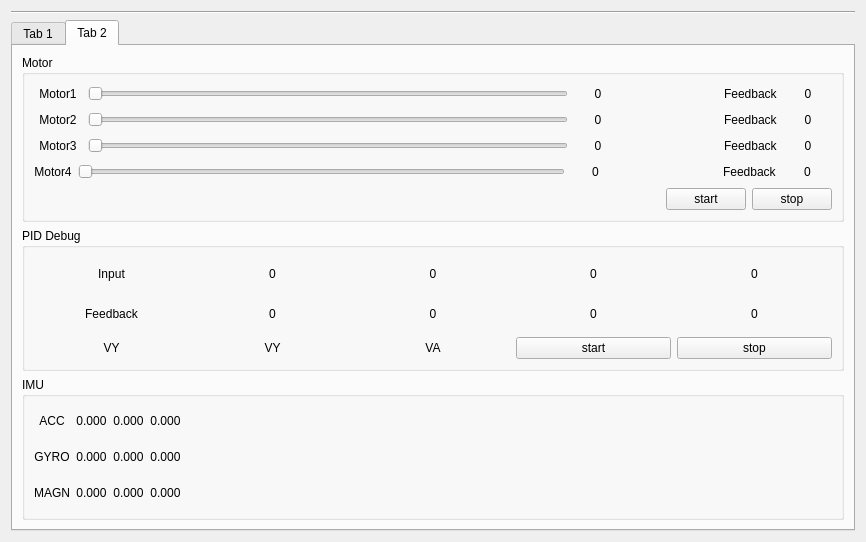
<?xml version="1.0" encoding="UTF-8"?>
<ui version="4.0">
 <class>pb</class>
 <widget class="QWidget" name="pb">
  <property name="geometry">
   <rect>
    <x>0</x>
    <y>0</y>
    <width>866</width>
    <height>542</height>
   </rect>
  </property>
  <property name="windowTitle">
   <string>PIBOT Test Tool</string>
  </property>
  <layout class="QGridLayout" name="gridLayout_2" rowstretch="1,0">
   <item row="0" column="0">
    <widget class="Line" name="line_5">
     <property name="orientation">
      <enum>Qt::Horizontal</enum>
     </property>
    </widget>
   </item>
   <item row="1" column="0">
    <widget class="QTabWidget" name="tabWidget">
     <property name="currentIndex">
      <number>1</number>
     </property>
     <widget class="QWidget" name="tab_3">
      <attribute name="title">
       <string>Tab 1</string>
      </attribute>
      <layout class="QVBoxLayout" name="verticalLayout_3">
       <item>
        <layout class="QHBoxLayout" name="horizontalLayout_25" stretch="0,0">
         <item>
          <layout class="QHBoxLayout" name="horizontalLayout_5" stretch="0,1,0,8">
           <property name="leftMargin">
            <number>10</number>
           </property>
           <item>
            <widget class="QLabel" name="label_2">
             <property name="text">
              <string>Model Name</string>
             </property>
            </widget>
           </item>
           <item>
            <spacer name="horizontalSpacer_3">
             <property name="orientation">
              <enum>Qt::Horizontal</enum>
             </property>
             <property name="sizeHint" stdset="0">
              <size>
               <width>40</width>
               <height>20</height>
              </size>
             </property>
            </spacer>
           </item>
           <item>
            <widget class="QComboBox" name="combox_model"/>
           </item>
           <item>
            <spacer name="horizontalSpacer">
             <property name="orientation">
              <enum>Qt::Horizontal</enum>
             </property>
             <property name="sizeHint" stdset="0">
              <size>
               <width>40</width>
               <height>20</height>
              </size>
             </property>
            </spacer>
           </item>
          </layout>
         </item>
         <item>
          <layout class="QHBoxLayout" name="horizontalLayout_6" stretch="0,1,8,8">
           <property name="leftMargin">
            <number>10</number>
           </property>
           <item>
            <widget class="QLabel" name="label_3">
             <property name="text">
              <string>IMU Type</string>
             </property>
            </widget>
           </item>
           <item>
            <spacer name="horizontalSpacer_4">
             <property name="orientation">
              <enum>Qt::Horizontal</enum>
             </property>
             <property name="sizeHint" stdset="0">
              <size>
               <width>40</width>
               <height>20</height>
              </size>
             </property>
            </spacer>
           </item>
           <item>
            <widget class="QComboBox" name="combox_imu_type"/>
           </item>
           <item>
            <spacer name="horizontalSpacer_2">
             <property name="orientation">
              <enum>Qt::Horizontal</enum>
             </property>
             <property name="sizeHint" stdset="0">
              <size>
               <width>40</width>
               <height>20</height>
              </size>
             </property>
            </spacer>
           </item>
          </layout>
         </item>
        </layout>
       </item>
       <item>
        <widget class="Line" name="line_2">
         <property name="orientation">
          <enum>Qt::Horizontal</enum>
         </property>
        </widget>
       </item>
       <item>
        <layout class="QVBoxLayout" name="verticalLayout_2">
         <item>
          <layout class="QGridLayout" name="gridLayout">
           <item row="1" column="1">
            <layout class="QHBoxLayout" name="horizontalLayout">
             <property name="leftMargin">
              <number>10</number>
             </property>
             <property name="rightMargin">
              <number>10</number>
             </property>
             <item>
              <widget class="QLabel" name="label_6">
               <property name="text">
                <string>MotorRatio</string>
               </property>
              </widget>
             </item>
             <item>
              <widget class="QSlider" name="slider_motor_ratio">
               <property name="orientation">
                <enum>Qt::Horizontal</enum>
               </property>
              </widget>
             </item>
             <item>
              <widget class="QLabel" name="label_motor_ratio">
               <property name="text">
                <string>0</string>
               </property>
              </widget>
             </item>
            </layout>
           </item>
           <item row="0" column="0">
            <layout class="QHBoxLayout" name="horizontalLayout_3" stretch="0,16,0">
             <property name="leftMargin">
              <number>10</number>
             </property>
             <property name="rightMargin">
              <number>10</number>
             </property>
             <item>
              <widget class="QLabel" name="label">
               <property name="text">
                <string>Diameter</string>
               </property>
              </widget>
             </item>
             <item>
              <widget class="QSlider" name="slider_wheel_diameter">
               <property name="orientation">
                <enum>Qt::Horizontal</enum>
               </property>
              </widget>
             </item>
             <item>
              <widget class="QLabel" name="label_wheel_diameter">
               <property name="text">
                <string>0</string>
               </property>
              </widget>
             </item>
            </layout>
           </item>
           <item row="1" column="0">
            <layout class="QHBoxLayout" name="horizontalLayout_4" stretch="0,16,0">
             <property name="leftMargin">
              <number>10</number>
             </property>
             <property name="rightMargin">
              <number>10</number>
             </property>
             <item>
              <widget class="QLabel" name="label_4">
               <property name="text">
                <string>Encoder</string>
               </property>
              </widget>
             </item>
             <item>
              <widget class="QSlider" name="slider_encoder">
               <property name="orientation">
                <enum>Qt::Horizontal</enum>
               </property>
              </widget>
             </item>
             <item>
              <widget class="QLabel" name="label_encoder_res">
               <property name="text">
                <string>0</string>
               </property>
              </widget>
             </item>
            </layout>
           </item>
           <item row="0" column="1">
            <layout class="QHBoxLayout" name="horizontalLayout_2">
             <property name="leftMargin">
              <number>10</number>
             </property>
             <property name="rightMargin">
              <number>10</number>
             </property>
             <item>
              <widget class="QLabel" name="label_5">
               <property name="text">
                <string>WheelTrack</string>
               </property>
              </widget>
             </item>
             <item>
              <widget class="QSlider" name="slider_wheel_track">
               <property name="orientation">
                <enum>Qt::Horizontal</enum>
               </property>
              </widget>
             </item>
             <item>
              <widget class="QLabel" name="label_wheel_track">
               <property name="text">
                <string>0</string>
               </property>
              </widget>
             </item>
            </layout>
           </item>
          </layout>
         </item>
        </layout>
       </item>
       <item>
        <widget class="Line" name="line_3">
         <property name="orientation">
          <enum>Qt::Horizontal</enum>
         </property>
        </widget>
       </item>
       <item>
        <layout class="QVBoxLayout" name="verticalLayout">
         <item>
          <widget class="QGroupBox" name="groupBox">
           <property name="autoFillBackground">
            <bool>false</bool>
           </property>
           <property name="title">
            <string>Reverse Direction Flag</string>
           </property>
           <property name="flat">
            <bool>false</bool>
           </property>
           <layout class="QVBoxLayout" name="verticalLayout_4">
            <item>
             <layout class="QHBoxLayout" name="horizontalLayout_26">
              <item>
               <layout class="QGridLayout" name="gridLayout_4">
                <property name="leftMargin">
                 <number>5</number>
                </property>
                <item row="0" column="0">
                 <widget class="QCheckBox" name="checkBox_motor1">
                  <property name="text">
                   <string>Motor1 </string>
                  </property>
                 </widget>
                </item>
                <item row="0" column="1">
                 <widget class="QCheckBox" name="checkBox_motor2">
                  <property name="text">
                   <string>Motor2</string>
                  </property>
                 </widget>
                </item>
                <item row="0" column="2">
                 <widget class="QCheckBox" name="checkBox_motor3">
                  <property name="text">
                   <string>Motor3</string>
                  </property>
                 </widget>
                </item>
                <item row="0" column="3">
                 <widget class="QCheckBox" name="checkBox_motor4">
                  <property name="text">
                   <string>Motor4</string>
                  </property>
                 </widget>
                </item>
                <item row="0" column="4">
                 <widget class="QCheckBox" name="checkBox_encoder1">
                  <property name="text">
                   <string>Encoder1</string>
                  </property>
                 </widget>
                </item>
                <item row="0" column="5">
                 <widget class="QCheckBox" name="checkBox_encoder2">
                  <property name="text">
                   <string>Encoder2</string>
                  </property>
                 </widget>
                </item>
                <item row="0" column="6">
                 <widget class="QCheckBox" name="checkBox_encoder3">
                  <property name="text">
                   <string>Encoder3</string>
                  </property>
                 </widget>
                </item>
                <item row="0" column="7">
                 <widget class="QCheckBox" name="checkBox_encoder4">
                  <property name="text">
                   <string>Encoder4</string>
                  </property>
                 </widget>
                </item>
               </layout>
              </item>
             </layout>
            </item>
           </layout>
          </widget>
         </item>
        </layout>
       </item>
       <item>
        <layout class="QHBoxLayout" name="horizontalLayout_24">
         <item>
          <widget class="QGroupBox" name="groupBox_3">
           <property name="title">
            <string>PID</string>
           </property>
           <layout class="QGridLayout" name="gridLayout_5">
            <item row="2" column="0">
             <layout class="QHBoxLayout" name="horizontalLayout_20">
              <property name="leftMargin">
               <number>10</number>
              </property>
              <item>
               <widget class="QLabel" name="label_16">
                <property name="text">
                 <string>KI</string>
                </property>
               </widget>
              </item>
              <item>
               <widget class="QSlider" name="slider_ki">
                <property name="orientation">
                 <enum>Qt::Horizontal</enum>
                </property>
               </widget>
              </item>
              <item>
               <widget class="QLabel" name="label_ki">
                <property name="text">
                 <string>0</string>
                </property>
               </widget>
              </item>
             </layout>
            </item>
            <item row="3" column="0">
             <layout class="QHBoxLayout" name="horizontalLayout_21">
              <property name="leftMargin">
               <number>10</number>
              </property>
              <item>
               <widget class="QLabel" name="label_17">
                <property name="text">
                 <string>KD</string>
                </property>
               </widget>
              </item>
              <item>
               <widget class="QSlider" name="slider_kd">
                <property name="orientation">
                 <enum>Qt::Horizontal</enum>
                </property>
               </widget>
              </item>
              <item>
               <widget class="QLabel" name="label_kd">
                <property name="text">
                 <string>0</string>
                </property>
               </widget>
              </item>
             </layout>
            </item>
            <item row="1" column="0">
             <layout class="QHBoxLayout" name="horizontalLayout_22">
              <property name="leftMargin">
               <number>10</number>
              </property>
              <item>
               <widget class="QLabel" name="label_15">
                <property name="text">
                 <string>KP</string>
                </property>
               </widget>
              </item>
              <item>
               <widget class="QSlider" name="slider_kp">
                <property name="orientation">
                 <enum>Qt::Horizontal</enum>
                </property>
               </widget>
              </item>
              <item>
               <widget class="QLabel" name="label_kp">
                <property name="text">
                 <string>0</string>
                </property>
               </widget>
              </item>
             </layout>
            </item>
            <item row="4" column="0">
             <layout class="QHBoxLayout" name="horizontalLayout_23">
              <property name="leftMargin">
               <number>10</number>
              </property>
              <item>
               <widget class="QLabel" name="label_18">
                <property name="text">
                 <string>KO</string>
                </property>
               </widget>
              </item>
              <item>
               <widget class="QSlider" name="slider_ko">
                <property name="orientation">
                 <enum>Qt::Horizontal</enum>
                </property>
               </widget>
              </item>
              <item>
               <widget class="QLabel" name="label_ko">
                <property name="text">
                 <string>0</string>
                </property>
               </widget>
              </item>
             </layout>
            </item>
            <item row="0" column="0">
             <layout class="QHBoxLayout" name="horizontalLayout_15">
              <property name="leftMargin">
               <number>10</number>
              </property>
              <item>
               <widget class="QLabel" name="label_19">
                <property name="text">
                 <string>Interval</string>
                </property>
               </widget>
              </item>
              <item>
               <widget class="QSlider" name="slider_pid_interval">
                <property name="orientation">
                 <enum>Qt::Horizontal</enum>
                </property>
               </widget>
              </item>
              <item>
               <widget class="QLabel" name="label_pid_interval">
                <property name="text">
                 <string>0</string>
                </property>
               </widget>
              </item>
             </layout>
            </item>
           </layout>
          </widget>
         </item>
         <item>
          <widget class="QGroupBox" name="groupBox_2">
           <property name="title">
            <string>Speed Limit</string>
           </property>
           <layout class="QGridLayout" name="gridLayout_3">
            <item row="3" column="0">
             <layout class="QHBoxLayout" name="horizontalLayout_17">
              <property name="leftMargin">
               <number>10</number>
              </property>
              <item>
               <widget class="QLabel" name="label_22">
                <property name="text">
                 <string>VY</string>
                </property>
               </widget>
              </item>
              <item>
               <widget class="QSlider" name="slider_vy_max">
                <property name="orientation">
                 <enum>Qt::Horizontal</enum>
                </property>
               </widget>
              </item>
              <item>
               <widget class="QLabel" name="label_vy_max">
                <property name="text">
                 <string>0</string>
                </property>
               </widget>
              </item>
             </layout>
            </item>
            <item row="2" column="0">
             <layout class="QHBoxLayout" name="horizontalLayout_18">
              <property name="leftMargin">
               <number>10</number>
              </property>
              <item>
               <widget class="QLabel" name="label_21">
                <property name="text">
                 <string>VX</string>
                </property>
               </widget>
              </item>
              <item>
               <widget class="QSlider" name="slider_vx_max">
                <property name="orientation">
                 <enum>Qt::Horizontal</enum>
                </property>
               </widget>
              </item>
              <item>
               <widget class="QLabel" name="label_vx_max">
                <property name="text">
                 <string>0</string>
                </property>
               </widget>
              </item>
             </layout>
            </item>
            <item row="4" column="0">
             <layout class="QHBoxLayout" name="horizontalLayout_19">
              <property name="leftMargin">
               <number>10</number>
              </property>
              <item>
               <widget class="QLabel" name="label_23">
                <property name="text">
                 <string>VA</string>
                </property>
               </widget>
              </item>
              <item>
               <widget class="QSlider" name="slider_va_max">
                <property name="orientation">
                 <enum>Qt::Horizontal</enum>
                </property>
               </widget>
              </item>
              <item>
               <widget class="QLabel" name="label_va_max">
                <property name="text">
                 <string>0</string>
                </property>
               </widget>
              </item>
             </layout>
            </item>
            <item row="1" column="0">
             <layout class="QHBoxLayout" name="horizontalLayout_16">
              <property name="leftMargin">
               <number>10</number>
              </property>
              <item>
               <widget class="QLabel" name="label_20">
                <property name="text">
                 <string>CMD Time</string>
                </property>
               </widget>
              </item>
              <item>
               <widget class="QSlider" name="slider_cmd_lasttime">
                <property name="orientation">
                 <enum>Qt::Horizontal</enum>
                </property>
               </widget>
              </item>
              <item>
               <widget class="QLabel" name="label_cmd_lasttime">
                <property name="text">
                 <string>0</string>
                </property>
               </widget>
              </item>
             </layout>
            </item>
           </layout>
          </widget>
         </item>
        </layout>
       </item>
       <item>
        <widget class="Line" name="line_4">
         <property name="orientation">
          <enum>Qt::Horizontal</enum>
         </property>
        </widget>
       </item>
       <item>
        <layout class="QHBoxLayout" name="horizontalLayout_29" stretch="20,3,1,3,1,3,1,3,1">
         <item>
          <spacer name="horizontalSpacer_5">
           <property name="orientation">
            <enum>Qt::Horizontal</enum>
           </property>
           <property name="sizeHint" stdset="0">
            <size>
             <width>40</width>
             <height>20</height>
            </size>
           </property>
          </spacer>
         </item>
         <item>
          <widget class="QComboBox" name="comboBox_support_model"/>
         </item>
         <item>
          <spacer name="horizontalSpacer_7">
           <property name="orientation">
            <enum>Qt::Horizontal</enum>
           </property>
           <property name="sizeHint" stdset="0">
            <size>
             <width>40</width>
             <height>20</height>
            </size>
           </property>
          </spacer>
         </item>
         <item>
          <widget class="QPushButton" name="pushButton_load">
           <property name="text">
            <string>Load</string>
           </property>
          </widget>
         </item>
         <item>
          <spacer name="horizontalSpacer_9">
           <property name="orientation">
            <enum>Qt::Horizontal</enum>
           </property>
           <property name="sizeHint" stdset="0">
            <size>
             <width>40</width>
             <height>20</height>
            </size>
           </property>
          </spacer>
         </item>
         <item>
          <widget class="QPushButton" name="pushButton_set">
           <property name="text">
            <string>Set</string>
           </property>
          </widget>
         </item>
         <item>
          <spacer name="horizontalSpacer_8">
           <property name="orientation">
            <enum>Qt::Horizontal</enum>
           </property>
           <property name="sizeHint" stdset="0">
            <size>
             <width>40</width>
             <height>20</height>
            </size>
           </property>
          </spacer>
         </item>
         <item>
          <widget class="QPushButton" name="pushButton_read">
           <property name="text">
            <string>Read</string>
           </property>
          </widget>
         </item>
         <item>
          <spacer name="horizontalSpacer_6">
           <property name="orientation">
            <enum>Qt::Horizontal</enum>
           </property>
           <property name="sizeHint" stdset="0">
            <size>
             <width>40</width>
             <height>20</height>
            </size>
           </property>
          </spacer>
         </item>
        </layout>
       </item>
      </layout>
     </widget>
     <widget class="QWidget" name="tab_4">
      <attribute name="title">
       <string>Tab 2</string>
      </attribute>
      <layout class="QVBoxLayout" name="verticalLayout_6">
       <item>
        <widget class="QGroupBox" name="groupBox_4">
         <property name="title">
          <string>Motor</string>
         </property>
         <layout class="QVBoxLayout" name="verticalLayout_5" stretch="0,0,0,0,0">
          <item>
           <layout class="QHBoxLayout" name="horizontalLayout_7" stretch="1,10,1,2,1,1">
            <item>
             <widget class="QLabel" name="label_7">
              <property name="text">
               <string>Motor1</string>
              </property>
              <property name="alignment">
               <set>Qt::AlignCenter</set>
              </property>
             </widget>
            </item>
            <item>
             <widget class="QSlider" name="slider_set_pwm1">
              <property name="orientation">
               <enum>Qt::Horizontal</enum>
              </property>
             </widget>
            </item>
            <item>
             <widget class="QLabel" name="label_set_pwm1">
              <property name="text">
               <string>0</string>
              </property>
              <property name="alignment">
               <set>Qt::AlignCenter</set>
              </property>
             </widget>
            </item>
            <item>
             <spacer name="horizontalSpacer_10">
              <property name="orientation">
               <enum>Qt::Horizontal</enum>
              </property>
              <property name="sizeHint" stdset="0">
               <size>
                <width>40</width>
                <height>20</height>
               </size>
              </property>
             </spacer>
            </item>
            <item>
             <widget class="QLabel" name="label_10">
              <property name="text">
               <string>Feedback</string>
              </property>
             </widget>
            </item>
            <item>
             <widget class="QLabel" name="label_feedback1">
              <property name="text">
               <string>0</string>
              </property>
              <property name="alignment">
               <set>Qt::AlignCenter</set>
              </property>
             </widget>
            </item>
           </layout>
          </item>
          <item>
           <layout class="QHBoxLayout" name="horizontalLayout_8" stretch="1,10,1,2,1,1">
            <item>
             <widget class="QLabel" name="label_8">
              <property name="text">
               <string>Motor2</string>
              </property>
              <property name="alignment">
               <set>Qt::AlignCenter</set>
              </property>
             </widget>
            </item>
            <item>
             <widget class="QSlider" name="slider_set_pwm2">
              <property name="orientation">
               <enum>Qt::Horizontal</enum>
              </property>
             </widget>
            </item>
            <item>
             <widget class="QLabel" name="label_set_pwm2">
              <property name="text">
               <string>0</string>
              </property>
              <property name="alignment">
               <set>Qt::AlignCenter</set>
              </property>
             </widget>
            </item>
            <item>
             <spacer name="horizontalSpacer_11">
              <property name="orientation">
               <enum>Qt::Horizontal</enum>
              </property>
              <property name="sizeHint" stdset="0">
               <size>
                <width>40</width>
                <height>20</height>
               </size>
              </property>
             </spacer>
            </item>
            <item>
             <widget class="QLabel" name="label_11">
              <property name="text">
               <string>Feedback</string>
              </property>
             </widget>
            </item>
            <item>
             <widget class="QLabel" name="label_feedback2">
              <property name="text">
               <string>0</string>
              </property>
              <property name="alignment">
               <set>Qt::AlignCenter</set>
              </property>
             </widget>
            </item>
           </layout>
          </item>
          <item>
           <layout class="QHBoxLayout" name="horizontalLayout_9" stretch="1,10,1,2,1,1">
            <item>
             <widget class="QLabel" name="label_9">
              <property name="text">
               <string>Motor3</string>
              </property>
              <property name="alignment">
               <set>Qt::AlignCenter</set>
              </property>
             </widget>
            </item>
            <item>
             <widget class="QSlider" name="slider_set_pwm3">
              <property name="orientation">
               <enum>Qt::Horizontal</enum>
              </property>
             </widget>
            </item>
            <item>
             <widget class="QLabel" name="label_set_pwm3">
              <property name="text">
               <string>0</string>
              </property>
              <property name="alignment">
               <set>Qt::AlignCenter</set>
              </property>
             </widget>
            </item>
            <item>
             <spacer name="horizontalSpacer_12">
              <property name="orientation">
               <enum>Qt::Horizontal</enum>
              </property>
              <property name="sizeHint" stdset="0">
               <size>
                <width>40</width>
                <height>20</height>
               </size>
              </property>
             </spacer>
            </item>
            <item>
             <widget class="QLabel" name="label_12">
              <property name="text">
               <string>Feedback</string>
              </property>
             </widget>
            </item>
            <item>
             <widget class="QLabel" name="label_feedback3">
              <property name="text">
               <string>0</string>
              </property>
              <property name="alignment">
               <set>Qt::AlignCenter</set>
              </property>
             </widget>
            </item>
           </layout>
          </item>
          <item>
           <layout class="QHBoxLayout" name="horizontalLayout_10" stretch="0,10,1,2,1,1">
            <item>
             <widget class="QLabel" name="label_13">
              <property name="text">
               <string>Motor4</string>
              </property>
              <property name="alignment">
               <set>Qt::AlignCenter</set>
              </property>
             </widget>
            </item>
            <item>
             <widget class="QSlider" name="slider_set_pwm4">
              <property name="orientation">
               <enum>Qt::Horizontal</enum>
              </property>
             </widget>
            </item>
            <item>
             <widget class="QLabel" name="label_set_pwm4">
              <property name="text">
               <string>0</string>
              </property>
              <property name="alignment">
               <set>Qt::AlignCenter</set>
              </property>
             </widget>
            </item>
            <item>
             <spacer name="horizontalSpacer_13">
              <property name="orientation">
               <enum>Qt::Horizontal</enum>
              </property>
              <property name="sizeHint" stdset="0">
               <size>
                <width>40</width>
                <height>20</height>
               </size>
              </property>
             </spacer>
            </item>
            <item>
             <widget class="QLabel" name="label_14">
              <property name="text">
               <string>Feedback</string>
              </property>
             </widget>
            </item>
            <item>
             <widget class="QLabel" name="label_feedback4">
              <property name="text">
               <string>0</string>
              </property>
              <property name="alignment">
               <set>Qt::AlignCenter</set>
              </property>
             </widget>
            </item>
           </layout>
          </item>
          <item>
           <layout class="QHBoxLayout" name="horizontalLayout_11">
            <item>
             <spacer name="horizontalSpacer_14">
              <property name="orientation">
               <enum>Qt::Horizontal</enum>
              </property>
              <property name="sizeHint" stdset="0">
               <size>
                <width>40</width>
                <height>20</height>
               </size>
              </property>
             </spacer>
            </item>
            <item>
             <widget class="QPushButton" name="pushButton_start">
              <property name="text">
               <string>start</string>
              </property>
             </widget>
            </item>
            <item>
             <widget class="QPushButton" name="pushButton_stop">
              <property name="text">
               <string>stop</string>
              </property>
             </widget>
            </item>
           </layout>
          </item>
         </layout>
        </widget>
       </item>
       <item>
        <widget class="QGroupBox" name="groupBox_6">
         <property name="title">
          <string>PID Debug</string>
         </property>
         <layout class="QVBoxLayout" name="verticalLayout_7">
          <item>
           <layout class="QHBoxLayout" name="horizontalLayout_13">
            <item>
             <widget class="QLabel" name="label_25">
              <property name="text">
               <string>Input</string>
              </property>
              <property name="alignment">
               <set>Qt::AlignCenter</set>
              </property>
             </widget>
            </item>
            <item>
             <widget class="QLabel" name="label_input_1">
              <property name="text">
               <string>0</string>
              </property>
              <property name="alignment">
               <set>Qt::AlignCenter</set>
              </property>
             </widget>
            </item>
            <item>
             <widget class="QLabel" name="label_input_2">
              <property name="text">
               <string>0</string>
              </property>
              <property name="alignment">
               <set>Qt::AlignCenter</set>
              </property>
             </widget>
            </item>
            <item>
             <widget class="QLabel" name="label_input_3">
              <property name="text">
               <string>0</string>
              </property>
              <property name="alignment">
               <set>Qt::AlignCenter</set>
              </property>
             </widget>
            </item>
            <item>
             <widget class="QLabel" name="label_input_4">
              <property name="text">
               <string>0</string>
              </property>
              <property name="alignment">
               <set>Qt::AlignCenter</set>
              </property>
             </widget>
            </item>
           </layout>
          </item>
          <item>
           <layout class="QHBoxLayout" name="horizontalLayout_14">
            <item>
             <widget class="QLabel" name="label_27">
              <property name="text">
               <string>Feedback</string>
              </property>
              <property name="alignment">
               <set>Qt::AlignCenter</set>
              </property>
             </widget>
            </item>
            <item>
             <widget class="QLabel" name="label_output_1">
              <property name="text">
               <string>0</string>
              </property>
              <property name="alignment">
               <set>Qt::AlignCenter</set>
              </property>
             </widget>
            </item>
            <item>
             <widget class="QLabel" name="label_output_2">
              <property name="text">
               <string>0</string>
              </property>
              <property name="alignment">
               <set>Qt::AlignCenter</set>
              </property>
             </widget>
            </item>
            <item>
             <widget class="QLabel" name="label_output_3">
              <property name="text">
               <string>0</string>
              </property>
              <property name="alignment">
               <set>Qt::AlignCenter</set>
              </property>
             </widget>
            </item>
            <item>
             <widget class="QLabel" name="label_output_4">
              <property name="text">
               <string>0</string>
              </property>
              <property name="alignment">
               <set>Qt::AlignCenter</set>
              </property>
             </widget>
            </item>
           </layout>
          </item>
          <item>
           <layout class="QHBoxLayout" name="horizontalLayout_27">
            <item>
             <widget class="QLabel" name="label_29">
              <property name="text">
               <string>VY</string>
              </property>
              <property name="alignment">
               <set>Qt::AlignCenter</set>
              </property>
             </widget>
            </item>
            <item>
             <widget class="QLabel" name="label_30">
              <property name="text">
               <string>VY</string>
              </property>
              <property name="alignment">
               <set>Qt::AlignCenter</set>
              </property>
             </widget>
            </item>
            <item>
             <widget class="QLabel" name="label_31">
              <property name="text">
               <string>VA</string>
              </property>
              <property name="alignment">
               <set>Qt::AlignCenter</set>
              </property>
             </widget>
            </item>
            <item>
             <widget class="QPushButton" name="pushButton_start_2">
              <property name="text">
               <string>start</string>
              </property>
             </widget>
            </item>
            <item>
             <widget class="QPushButton" name="pushButton_stop_2">
              <property name="text">
               <string>stop</string>
              </property>
             </widget>
            </item>
           </layout>
          </item>
         </layout>
        </widget>
       </item>
       <item>
        <widget class="QGroupBox" name="groupBox_5">
         <property name="title">
          <string>IMU</string>
         </property>
         <layout class="QHBoxLayout" name="horizontalLayout_12">
          <item>
           <layout class="QGridLayout" name="gridLayout_6">
            <item row="2" column="0">
             <widget class="QLabel" name="label_28">
              <property name="text">
               <string>MAGN</string>
              </property>
              <property name="alignment">
               <set>Qt::AlignCenter</set>
              </property>
             </widget>
            </item>
            <item row="2" column="2">
             <widget class="QLabel" name="label_magn_y">
              <property name="text">
               <string>0.000</string>
              </property>
              <property name="alignment">
               <set>Qt::AlignCenter</set>
              </property>
             </widget>
            </item>
            <item row="1" column="0">
             <widget class="QLabel" name="label_26">
              <property name="text">
               <string>GYRO</string>
              </property>
              <property name="alignment">
               <set>Qt::AlignCenter</set>
              </property>
             </widget>
            </item>
            <item row="0" column="0">
             <widget class="QLabel" name="label_24">
              <property name="text">
               <string>ACC</string>
              </property>
              <property name="alignment">
               <set>Qt::AlignCenter</set>
              </property>
             </widget>
            </item>
            <item row="0" column="3">
             <widget class="QLabel" name="label_acc_z">
              <property name="text">
               <string>0.000</string>
              </property>
              <property name="alignment">
               <set>Qt::AlignCenter</set>
              </property>
             </widget>
            </item>
            <item row="0" column="2">
             <widget class="QLabel" name="label_acc_y">
              <property name="text">
               <string>0.000</string>
              </property>
              <property name="alignment">
               <set>Qt::AlignCenter</set>
              </property>
             </widget>
            </item>
            <item row="1" column="1">
             <widget class="QLabel" name="label_gyro_x">
              <property name="text">
               <string>0.000</string>
              </property>
              <property name="alignment">
               <set>Qt::AlignCenter</set>
              </property>
             </widget>
            </item>
            <item row="1" column="3">
             <widget class="QLabel" name="label_gyro_z">
              <property name="text">
               <string>0.000</string>
              </property>
              <property name="alignment">
               <set>Qt::AlignCenter</set>
              </property>
             </widget>
            </item>
            <item row="1" column="2">
             <widget class="QLabel" name="label_gyro_y">
              <property name="text">
               <string>0.000</string>
              </property>
              <property name="alignment">
               <set>Qt::AlignCenter</set>
              </property>
             </widget>
            </item>
            <item row="2" column="3">
             <widget class="QLabel" name="label_magn_z">
              <property name="text">
               <string>0.000</string>
              </property>
              <property name="alignment">
               <set>Qt::AlignCenter</set>
              </property>
             </widget>
            </item>
            <item row="0" column="1">
             <widget class="QLabel" name="label_acc_x">
              <property name="text">
               <string>0.000</string>
              </property>
              <property name="alignment">
               <set>Qt::AlignCenter</set>
              </property>
             </widget>
            </item>
            <item row="2" column="1">
             <widget class="QLabel" name="label_magn_x">
              <property name="text">
               <string>0.000</string>
              </property>
              <property name="alignment">
               <set>Qt::AlignCenter</set>
              </property>
             </widget>
            </item>
           </layout>
          </item>
          <item>
           <spacer name="horizontalSpacer_15">
            <property name="orientation">
             <enum>Qt::Horizontal</enum>
            </property>
            <property name="sizeHint" stdset="0">
             <size>
              <width>615</width>
              <height>20</height>
             </size>
            </property>
           </spacer>
          </item>
         </layout>
        </widget>
       </item>
      </layout>
     </widget>
    </widget>
   </item>
  </layout>
 </widget>
 <resources/>
 <connections>
  <connection>
   <sender>slider_wheel_diameter</sender>
   <signal>valueChanged(int)</signal>
   <receiver>label_wheel_diameter</receiver>
   <slot>setNum(int)</slot>
   <hints>
    <hint type="sourcelabel">
     <x>218</x>
     <y>98</y>
    </hint>
    <hint type="destinationlabel">
     <x>395</x>
     <y>98</y>
    </hint>
   </hints>
  </connection>
  <connection>
   <sender>slider_wheel_track</sender>
   <signal>valueChanged(int)</signal>
   <receiver>label_wheel_track</receiver>
   <slot>setNum(int)</slot>
   <hints>
    <hint type="sourcelabel">
     <x>651</x>
     <y>98</y>
    </hint>
    <hint type="destinationlabel">
     <x>820</x>
     <y>98</y>
    </hint>
   </hints>
  </connection>
  <connection>
   <sender>slider_encoder</sender>
   <signal>valueChanged(int)</signal>
   <receiver>label_encoder_res</receiver>
   <slot>setNum(int)</slot>
   <hints>
    <hint type="sourcelabel">
     <x>214</x>
     <y>142</y>
    </hint>
    <hint type="destinationlabel">
     <x>395</x>
     <y>142</y>
    </hint>
   </hints>
  </connection>
  <connection>
   <sender>slider_motor_ratio</sender>
   <signal>valueChanged(int)</signal>
   <receiver>label_motor_ratio</receiver>
   <slot>setNum(int)</slot>
   <hints>
    <hint type="sourcelabel">
     <x>651</x>
     <y>142</y>
    </hint>
    <hint type="destinationlabel">
     <x>820</x>
     <y>142</y>
    </hint>
   </hints>
  </connection>
  <connection>
   <sender>slider_pid_interval</sender>
   <signal>valueChanged(int)</signal>
   <receiver>label_pid_interval</receiver>
   <slot>setNum(int)</slot>
   <hints>
    <hint type="sourcelabel">
     <x>246</x>
     <y>330</y>
    </hint>
    <hint type="destinationlabel">
     <x>412</x>
     <y>330</y>
    </hint>
   </hints>
  </connection>
  <connection>
   <sender>slider_kd</sender>
   <signal>valueChanged(int)</signal>
   <receiver>label_kd</receiver>
   <slot>setNum(int)</slot>
   <hints>
    <hint type="sourcelabel">
     <x>230</x>
     <y>418</y>
    </hint>
    <hint type="destinationlabel">
     <x>412</x>
     <y>418</y>
    </hint>
   </hints>
  </connection>
  <connection>
   <sender>slider_kp</sender>
   <signal>valueChanged(int)</signal>
   <receiver>label_kp</receiver>
   <slot>setNum(int)</slot>
   <hints>
    <hint type="sourcelabel">
     <x>229</x>
     <y>359</y>
    </hint>
    <hint type="destinationlabel">
     <x>412</x>
     <y>359</y>
    </hint>
   </hints>
  </connection>
  <connection>
   <sender>slider_ko</sender>
   <signal>valueChanged(int)</signal>
   <receiver>label_ko</receiver>
   <slot>setNum(int)</slot>
   <hints>
    <hint type="sourcelabel">
     <x>230</x>
     <y>447</y>
    </hint>
    <hint type="destinationlabel">
     <x>412</x>
     <y>447</y>
    </hint>
   </hints>
  </connection>
  <connection>
   <sender>slider_ki</sender>
   <signal>valueChanged(int)</signal>
   <receiver>label_ki</receiver>
   <slot>setNum(int)</slot>
   <hints>
    <hint type="sourcelabel">
     <x>226</x>
     <y>388</y>
    </hint>
    <hint type="destinationlabel">
     <x>412</x>
     <y>388</y>
    </hint>
   </hints>
  </connection>
  <connection>
   <sender>slider_cmd_lasttime</sender>
   <signal>valueChanged(int)</signal>
   <receiver>label_cmd_lasttime</receiver>
   <slot>setNum(int)</slot>
   <hints>
    <hint type="sourcelabel">
     <x>681</x>
     <y>334</y>
    </hint>
    <hint type="destinationlabel">
     <x>838</x>
     <y>334</y>
    </hint>
   </hints>
  </connection>
  <connection>
   <sender>slider_va_max</sender>
   <signal>valueChanged(int)</signal>
   <receiver>label_va_max</receiver>
   <slot>setNum(int)</slot>
   <hints>
    <hint type="sourcelabel">
     <x>655</x>
     <y>443</y>
    </hint>
    <hint type="destinationlabel">
     <x>838</x>
     <y>443</y>
    </hint>
   </hints>
  </connection>
  <connection>
   <sender>slider_vy_max</sender>
   <signal>valueChanged(int)</signal>
   <receiver>label_vy_max</receiver>
   <slot>setNum(int)</slot>
   <hints>
    <hint type="sourcelabel">
     <x>655</x>
     <y>407</y>
    </hint>
    <hint type="destinationlabel">
     <x>838</x>
     <y>407</y>
    </hint>
   </hints>
  </connection>
  <connection>
   <sender>slider_vx_max</sender>
   <signal>valueChanged(int)</signal>
   <receiver>label_vx_max</receiver>
   <slot>setNum(int)</slot>
   <hints>
    <hint type="sourcelabel">
     <x>656</x>
     <y>370</y>
    </hint>
    <hint type="destinationlabel">
     <x>838</x>
     <y>370</y>
    </hint>
   </hints>
  </connection>
  <connection>
   <sender>slider_set_pwm1</sender>
   <signal>valueChanged(int)</signal>
   <receiver>label_set_pwm1</receiver>
   <slot>setNum(int)</slot>
   <hints>
    <hint type="sourcelabel">
     <x>313</x>
     <y>142</y>
    </hint>
    <hint type="destinationlabel">
     <x>525</x>
     <y>142</y>
    </hint>
   </hints>
  </connection>
  <connection>
   <sender>slider_set_pwm2</sender>
   <signal>valueChanged(int)</signal>
   <receiver>label_set_pwm2</receiver>
   <slot>setNum(int)</slot>
   <hints>
    <hint type="sourcelabel">
     <x>322</x>
     <y>165</y>
    </hint>
    <hint type="destinationlabel">
     <x>528</x>
     <y>165</y>
    </hint>
   </hints>
  </connection>
  <connection>
   <sender>slider_set_pwm3</sender>
   <signal>valueChanged(int)</signal>
   <receiver>label_set_pwm3</receiver>
   <slot>setNum(int)</slot>
   <hints>
    <hint type="sourcelabel">
     <x>322</x>
     <y>199</y>
    </hint>
    <hint type="destinationlabel">
     <x>528</x>
     <y>199</y>
    </hint>
   </hints>
  </connection>
  <connection>
   <sender>slider_set_pwm4</sender>
   <signal>valueChanged(int)</signal>
   <receiver>label_set_pwm4</receiver>
   <slot>setNum(int)</slot>
   <hints>
    <hint type="sourcelabel">
     <x>322</x>
     <y>232</y>
    </hint>
    <hint type="destinationlabel">
     <x>528</x>
     <y>232</y>
    </hint>
   </hints>
  </connection>
 </connections>
</ui>
